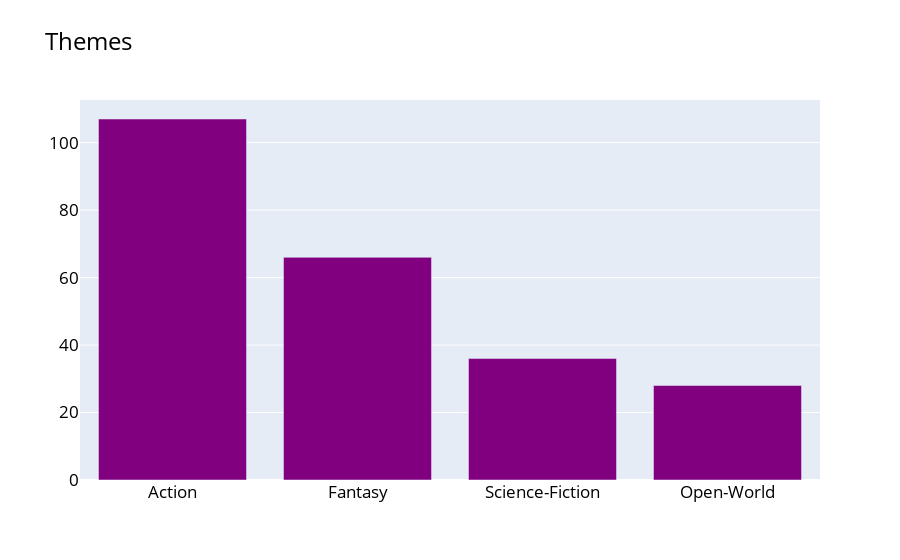

Notebook source saved alongside this figure:
### Code cell
colors = ['purple',] * 5


fig = go.Figure(data=[go.Bar(
    x=['Action', 'Fantasy', 'Science-Fiction', 'Open-World'],
    y=[107,  66,  36,  28],
    marker_color=colors # marker color can be a single color value or an iterable
)])
fig.update_layout(title_text='Themes', font=dict(size=17, color="black"))

### Figure 1 — Plotly figure (JSON) as saved in the notebook; plotly's stock layout.template omitted (floating-point values rounded to 4 significant figures)
{"data": [{"marker": {"color": ["purple", "purple", "purple", "purple", "purple"]}, "type": "bar", "x": ["Action", "Fantasy", "Science-Fiction", "Open-World"], "y": [107, 66, 36, 28]}], "layout": {"font": {"color": "black", "size": 17}, "title": {"text": "Themes"}}}
